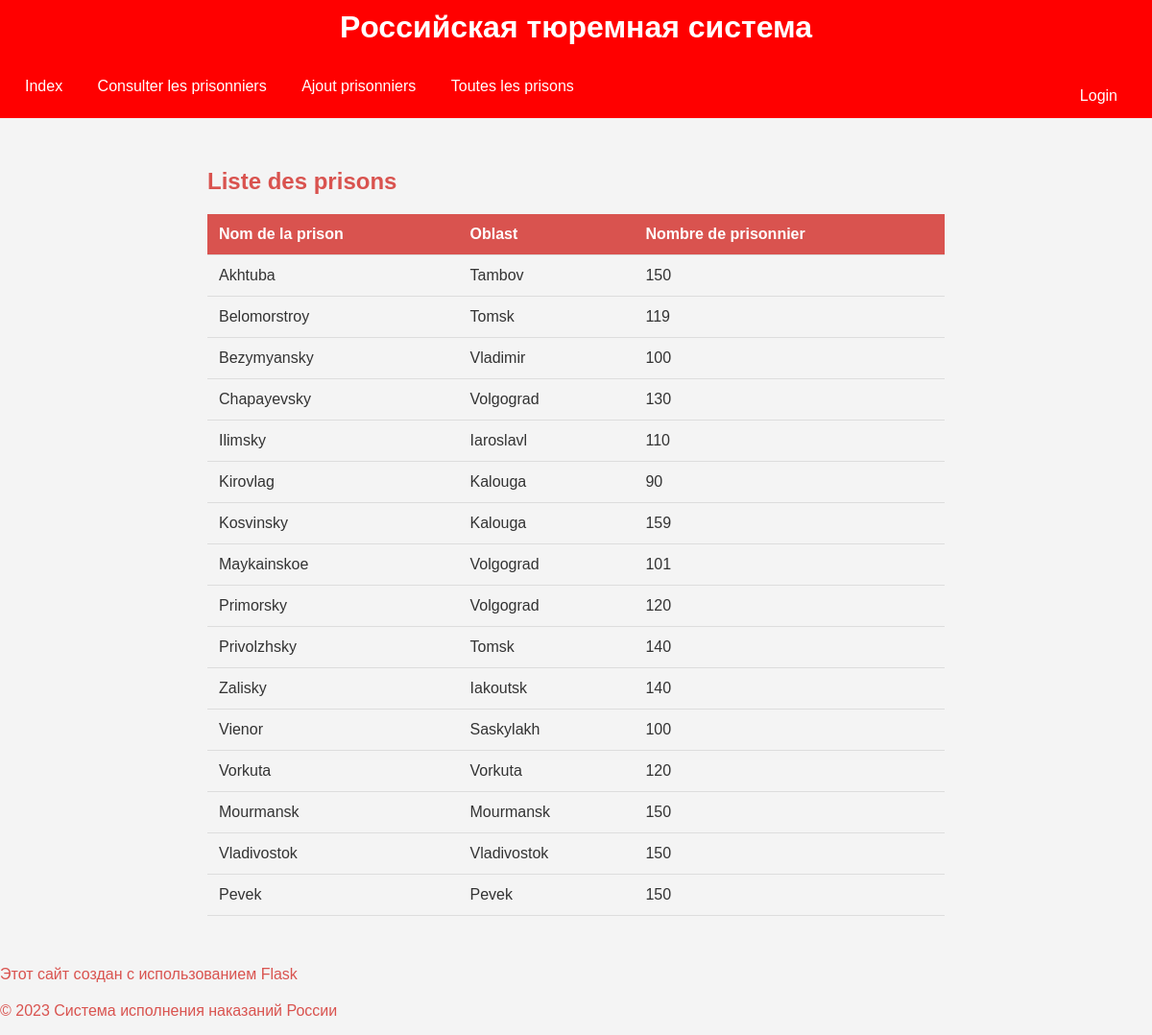
The app's page /Touteslesprisons, older data.
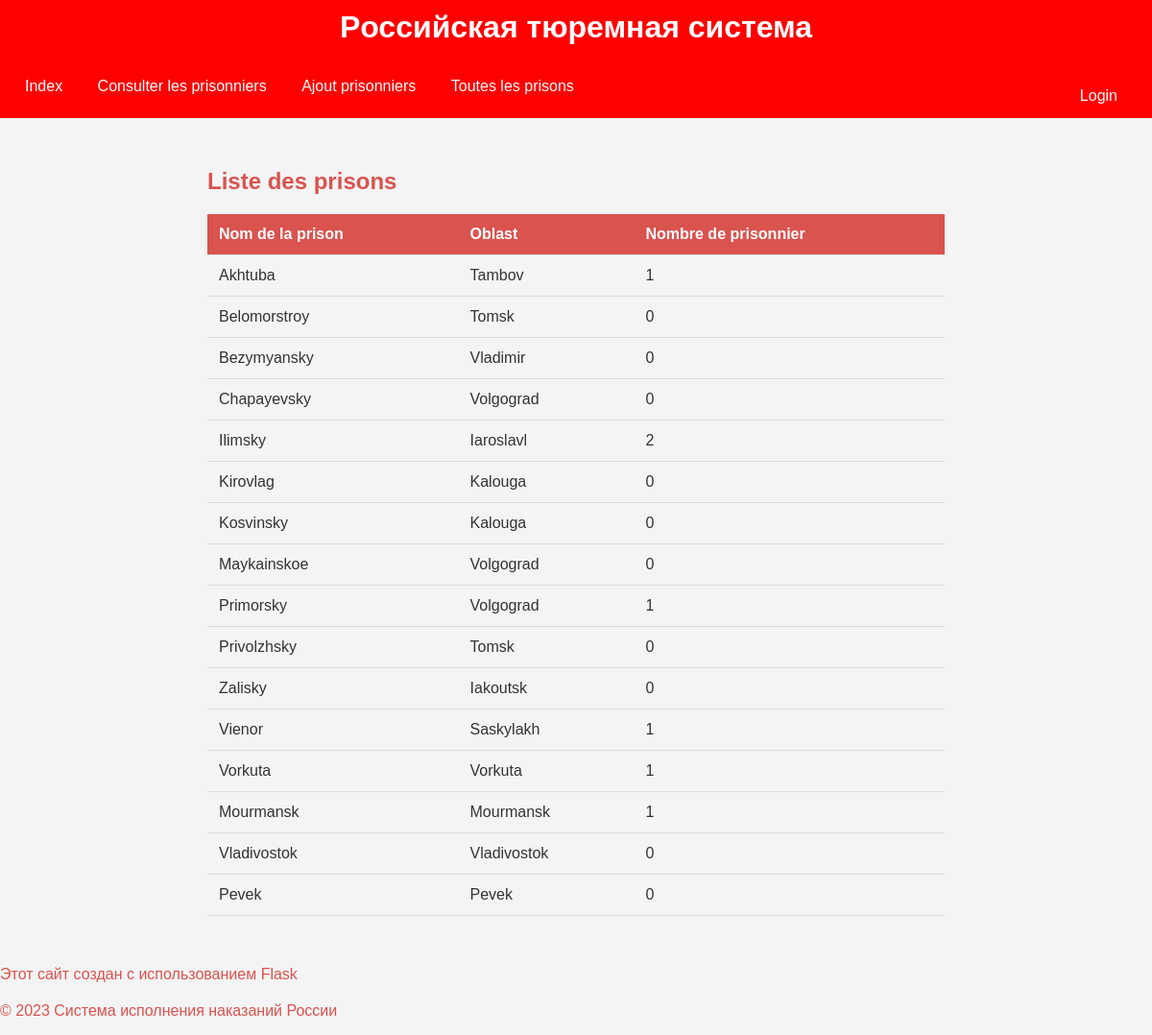
The same page, newer data.
### tables this page shows
CREATE TABLE "prison" (
	"id"	INTEGER,
	"name_prison"	VARCHAR(200),
	"oblast"	VARCHAR(100),
	"number_of_prisonners"	INT,
	"capacityPrison"	INT,
	"prison_Type"	VARCHAR(100),
	"long"	REAL,
	"lat"	REAL,
	"image"	INTEGER,
	PRIMARY KEY("id" AUTOINCREMENT)
);

### app.py (the view)
@app.route("/Touteslesprisons")
def Touteslesprisons():
    prisons=func.Prison.getAllPrisons()
    return render_template("Touteslesprisons.html",prisons=prisons)

### classes.py (called while the page is built)
def connect_database(database_path):
    return sqlite3.connect(database_path)

    def getAllPrisons():
        conn =connect_database('goodDB.db')
        cursor = conn.cursor()
        prisons=cursor.execute("SELECT * FROM prison").fetchall()
        return prisons

### templates/Touteslesprisons.html (shortened to what this page needs)
<!DOCTYPE html>
<html lang="en">
<head>
</head>
<body>
{% extends 'layout.html' %}
{% block content %}
    <div>
        <h2>Liste des prisons</h2>
        {% if prisons %}
            <table>
                <thead>
                    <tr>
                        <th>Nom de la prison</th>
                        <th>Oblast</th>
                        <th>Nombre de prisonnier</th>
                    </tr>
                </thead>
                <tbody>
                    {% for prison in prisons %}
                        <tr>
                            <td>{{ prison[1] }}</td>
                            <td>{{ prison[2] }}</td>
                            <td>{{ prison[3 ]}}</td>
                        </tr>
                    {% endfor %}
                </tbody>
            </table>
        {% else %}
            <p>Aucune prison trouvée.</p>
        {% endif %}
    </div>
{% endblock %}

### templates/layout.html (shortened to what this page needs)
<!DOCTYPE html>
<html lang="en">
<head>
</head>
<body>
<header>
    <h1>Pоссийская тюремная система</h1>
</header>
<nav>
    <a href="{{ url_for('index') }}">Index</a>
    <a href="{{ url_for('Touslesprisonniers') }}">Consulter les prisonniers</a>
    <a href="{{ url_for('ajoutPrisonnier') }}">Ajout prisonniers</a>
    <a href="{{ url_for('Touteslesprisons') }}">Toutes les prisons</a>
    <div class="user-info">
        {% if 'username' in request.cookies %}
            Welcome, {{ request.cookies['username'] }}!
            <a href="{{ url_for('deconnexion') }}">déconnexion</a>
        {% else %}
            <a href="{{ url_for('connexion') }}">Login</a>
        {% endif %}
    </div>
</nav>
<div style="padding: 16px;">
    {% block content %}{% endblock %}
</div>
<footer>
    <p>Этот сайт создан с использованием Flask</p>
    <p>&copy; 2023 Система исполнения наказаний России</p>
</footer>
</body>
</html>

### templates/Touteslesprisons.html (style rules this page uses)
body { font-family: Arial, sans-serif; background-color: #f4f4f4; color: #333; margin: 0; padding: 0; }
h2 { color: #d9534f; }
table { width: 100%; border-collapse: collapse; margin-top: 20px; }
th, td { padding: 12px; text-align: left; border-bottom: 1px solid #ddd; }
th { background-color: #d9534f; color: white; }
p { margin-top: 20px; color: #d9534f; }
div { padding: 16px; max-width: 800px; margin: 0 auto; }

### templates/layout.html (style rules this page uses)
body { font-family: Arial, sans-serif; margin: 0; padding: 0; box-sizing: border-box; }
header, nav { background-color: red; color: white; padding: 10px; }
header { display: flex; align-items: center; justify-content: center; }
header h1 { margin: 0; }
nav a { display: inline-block; color: white; text-align: center; padding: 14px 16px; text-decoration: none; transition: background-color 0.3s; }
.user-info { float: right; color: white; padding: 10px; }

Row changes from the older to the newer data that the page shows:
changed prison "Akhtuba": number_of_prisonners "150" → "1"
changed prison "Belomorstroy": number_of_prisonners "119" → "0"
changed prison "Bezymyansky": number_of_prisonners "100" → "0"
changed prison "Chapayevsky": number_of_prisonners "130" → "0"
changed prison "Ilimsky": number_of_prisonners "110" → "2"
changed prison "Kirovlag": number_of_prisonners "90" → "0"
changed prison "Kosvinsky": number_of_prisonners "159" → "0"
changed prison "Maykainskoe": number_of_prisonners "101" → "0"
changed prison "Primorsky": number_of_prisonners "120" → "1"
changed prison "Privolzhsky": number_of_prisonners "140" → "0"
changed prison "Zalisky": number_of_prisonners "140" → "0"
changed prison "Vienor": number_of_prisonners "100" → "1"
changed prison "Vorkuta": number_of_prisonners "120" → "1"
changed prison "Mourmansk": number_of_prisonners "150" → "1"
changed prison "Vladivostok": number_of_prisonners "150" → "0"
changed prison "Pevek": number_of_prisonners "150" → "0"
